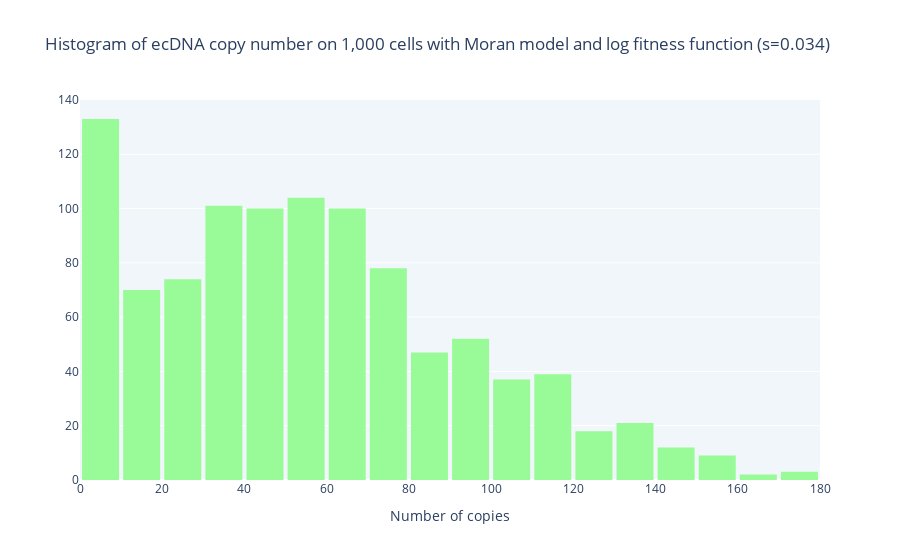

Notebook cell for this chart:
### Code cell
population.plot_histogram(bin_size=10, plot_color='palegreen', time_index=n_eventsP4)
checkpoint = population.cell_counts[-1].copy()

### Figure 1 — Plotly figure (JSON) as saved in the notebook; plotly's stock layout.template omitted (floating-point values rounded to 4 significant figures; data arrays with more than 128 entries replaced by an {"elided": "..."} marker saying what was removed)
{"data": [{"marker": {"color": "palegreen"}, "type": "histogram", "x": {"elided": "1000 int values"}, "xbins": {"size": 10, "start": 0}}], "layout": {"bargap": 0.1, "plot_bgcolor": "#F1F6FA", "title": {"text": "Histogram of ecDNA copy number on 1,000 cells with Moran model and log fitness function (s=0.034)"}, "xaxis": {"title": {"text": "Number of copies"}}}}
